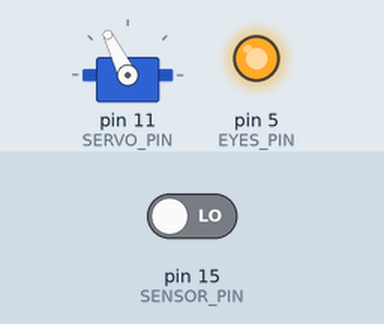
Bench run of a sketch on a simulated Arduino Uno, built with avr-gcc and run on an emulated ATmega328P. Shown: servo, output pins drawn as LEDs (lit = HIGH). Wiring (inferred from the names in the program): servo: signal pin 11. Inputs (shaded band) come from the test bench; at power-on: pin 15 (SENSOR_PIN) LOW. Servo pulses on a pin are drawn as a servo (544–2400 µs = 0–180°); pins used as bus, display or sensor lines are not drawn.

Above: at 1.26 s.
1.3 s: pin 15 (SENSOR_PIN) driven HIGH
At 2.5 s:
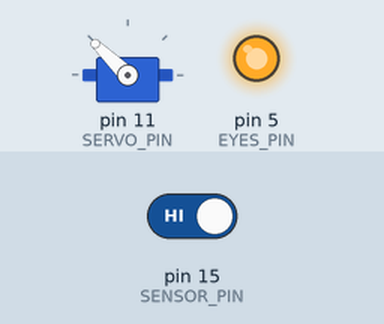
Timing chart, 0 to 4.3 s (numbered marks = the images above; inputs shaded):
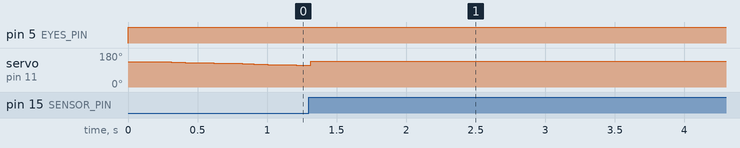

Measured:
- after the input at 1.3 s, pin 5 (EYES_PIN): stays HIGH (without the input it goes to LOW after 2.0 s)

The sketch:

devil-box.ino
```cpp
#include <avr/interrupt.h>
#include <avr/io.h>
#define uchar unsigned char

//#define DBG
//#define NEGATIVE_LOGIC

#ifdef NEGATIVE_LOGIC
 #define PHIGH  LOW   // levels are swapped in negative logic
 #define PLOW   HIGH
#else
  #define PHIGH HIGH
  #define PLOW  LOW
#endif

#define EYES_PIN          5     // D5   active L
 #define EYES_ACTIVE      LOW
 #define EYES_INACTIVE    HIGH
#define PWROFF_PIN        14    // A0   N: L->shutdown; P:H->shutdown
 #define PWROFF_ACTIVE    PHIGH
 #define PWROFF_INACTIVE  PLOW
#define SENSOR_PIN        15    // A1   N: L=box is open; P: H=box is open
  #define SENSOR_ACTIVE   PHIGH // door opened
  #define SENSOR_INACTIVE PLOW  // door closed
#define SERVO_PIN         11    // D11  PWM OCR2A (PB3)


#define SENSOR_TO 0 // [ms] sensor signal glitches protection period

#ifdef DBG
 #define dbg(a) Serial.print(a)
 #define dbgln(a) Serial.println(a)
 #define LED1  PORTB|=1<<5
 #define LED0  PORTB&=~(1<<5)
 #define LED_  DDRB|=1<<5
#else
 #define dbg(a)   do {} while(0)
 #define dbgln(a) do {} while(0)
 #define LED1     do {} while(0)
 #define LED0     do {} while(0)
 #define LED_     do {} while(0)
#endif

//#define TRY(fnc, debugMsg) do if (fnc) return true; while(0)
#define TRY(fnc) do if (fnc) return true; while(0)


/* delay sensitive to box open */

#define BOX_UNKNOWN 0xAA
#define BOX_OPEN    PHIGH
#define BOX_CLOSE   PLOW
char boxState=BOX_UNKNOWN;

bool safeDelay(unsigned ms) {
  unsigned long t;
  unsigned long limit=millis()+ms;
  do {
    t=millis();
    static unsigned long nextPossibleChangeTime=0;
    static char prevState=BOX_UNKNOWN;

    char newState=digitalRead(SENSOR_PIN);
    if (newState) LED1; else LED0;
    if (nextPossibleChangeTime<t) boxState=newState;

    if (prevState!=newState) {
      prevState=newState;
      nextPossibleChangeTime=t+SENSOR_TO;
    }

    if (boxState==BOX_OPEN) {
        dbg("box=");dbg((int)boxState);
        dbgln(" safeDelay returns TRUE!");
        return true;
    }
  } while (t<limit);
  return false;
}

/* servo management */

// servo SG90 expects input signal range 1.5-2.0 ms (T2 value: 96-128)
#define T2_CLOCK      6       // clock=clk/256=16us=62.5 kHz   T2_overflow=4.096ms=244Hz
#define T2_CLK_US     16      // T2 clock [us] (based on T2_CLOCK)
#define SERVO_PERIOD  20      // [ms] minimum PWM period for servo (from SG90 datasheet)
#define T2_DELAY_LOOPS ((SERVO_PERIOD)*1000/(T2_CLK_US)/256+1) // minimum T2 overflows per PWM pulse
#define REPEAT_FACTOR 10      //

class Servo {
  static uchar volatile servoLast;    // last value submitted to servo
  static uchar volatile servoValue;   // value to be submitted
  static uchar volatile servoRepeat;  // number of times the servo should be set (to ensure stability)
  static uchar volatile servoDelay;   // number of timer periods until the next possible pulse

  protected:
  void servoAngle(uchar angle) {
    servoValue=angle;
    TCCR2B=T2_CLOCK;  // start timer if not running
  }

  Servo() {
    pinMode(SERVO_PIN, OUTPUT); digitalWrite(SERVO_PIN, LOW);
//    DDRB|=1<<PB3; PORTB&=~(1<<PB3); // much more efficient variant of the line above
    TCCR2B=0;       // stop timer
    TCNT2=0xFE;     // next interrupt will arrive soon
    servoDelay=1;   // need not to wait
    TIFR2=7;        // clear all pending interrupts
    TIMSK2=0x03;    // enable int on OC2A + TOVF2
    TCCR2A=0x03;    // stop output
  }

  public: static inline void timerOverflow() { // executed when TCNT2 becomes 0x00
    if (!--servoDelay) {
      if (servoValue!=servoLast) servoRepeat=REPEAT_FACTOR+1;  // new value?
      if (--servoRepeat) {  // servoRepeat the same value to ensure propper servo angle
        OCR2A=servoLast=servoValue;
        servoDelay=T2_DELAY_LOOPS+1;
        TCCR2A=0x83;        // OCR2A: set on BOTTOM and clear on compare match
        TCNT2=0xFF;         // update of OCR2A and start of pulse happens when TCNT2:0xFF->0x00
      } else {
        TCCR2B=0;           // stop timer
        TCNT2=0xFE;         // prepare for quick overflow
        servoDelay=1;       // no delay needed after overflow
        TCCR2A=0x03;        // stop output
      }
    }
  }
};
volatile uchar Servo::servoLast, Servo::servoValue, Servo::servoRepeat, Servo::servoDelay;

// vector 7
ISR(TIMER2_COMPA_vect) { TCCR2A=3; };   // stop output, but keep counting
// vector 9
ISR(TIMER2_OVF_vect)   { Servo::timerOverflow(); };


/********************** DOOR **************/

class Door : protected Servo {
  private:
    static const uchar DOORCLOSE = 120;
    static const uchar DOOROPEN  = 90;
    static const int SPEED     = 600;   // steps/min

  protected:
  Door() : Servo() {
    servoAngle(DOORCLOSE);
  }

  bool open() {
    const char direction=DOORCLOSE<DOOROPEN ? 1 : -1;
    uchar angle = DOORCLOSE;
    dbgln("Door::open()");
    TRY(safeDelay(0));      // do not touch servo, if the box is manipulated
    while(angle!=DOOROPEN) {
      angle+=direction;
      servoAngle(angle);
      TRY(safeDelay(60000/SPEED));
    }
    dbgln("Door::open()->false");
    return false;
  }

  void close() {
    servoAngle(DOORCLOSE);
  }
};

class Devil : protected Door {
  static const uchar TotalShows = 3;                // a show = open door + blink eyes + close door
  static const uchar TotalActivities = 3;           // an activity = several shows
  static const int DelayBeforeFirstBlink = 300;     // delay between door open and first eye blink
  static const int DelayBetweenShows = 5000;        // delay between door close and next door open
  static const int DelayBetweenActivities = 30000;  // after a time the devil wakes up again
  static const int DelayAfterDoorClose = 30000;     // the first activity after user touches a box

  public:
  Devil() : Door() {
    pinMode(EYES_PIN, OUTPUT);
    digitalWrite(EYES_PIN, EYES_INACTIVE);
  }

  private:
  bool blinkEyes(uchar count) {
    //                   ON  OFF ON  OFF ON  END
    unsigned timing[] = {700,500,300,200,800,0};
    dbg("Devil::blinkEyes(");dbg((int)count);dbgln(")");
    count<<=1;

    for(uchar i=0; --count; i++) {
      unsigned ms;
      ms=timing[i];
      if (!ms) break;
      digitalWrite(EYES_PIN, i&1 ? EYES_INACTIVE : EYES_ACTIVE);
      if (safeDelay(ms)) break;
    };
    digitalWrite(EYES_PIN, EYES_INACTIVE);
    dbg("Devil::blinkEyes()->"); dbgln(count>0 ? "true" : "false");
    return count>0;
  }

  bool show(uchar n) {
    dbg("Devil::show(");dbg((int)n);dbgln(")");
    if (!open())
      if (!safeDelay(DelayBeforeFirstBlink))
        if (!blinkEyes(n)) {
          close();
          dbgln("Devil::show()->false");
          return false;
        }
    close();
    return true;
  }

  bool activity() {
    dbgln("Devil::activity()");
    for(uchar n=1;n<=TotalShows;n++) {
      TRY(show(n));
      TRY(safeDelay(DelayBetweenShows));
    }
    dbgln("Devil::activity() -> false");
    return false;
  }

  bool allActivities() {
    dbgln("Devil::allActivities()");
    for(uchar n=TotalActivities; --n;) {
      TRY(activity());
      TRY(safeDelay(DelayBetweenActivities));
    }
    return activity();
  }

  void waitForBoxClose() {
    do {
      delay(1000);  // not to be too fast loop for debug messages
      dbgln("waiting for door close");
    } while (safeDelay(DelayAfterDoorClose));
    dbgln("door closed by the user -> continue");
  }

  public:
  void go() {
    while (allActivities()) waitForBoxClose();
  }

  ~Devil() {
    dbgln("POWEROFF");
    LED1;
    delay(1000);  // stabilize power from servo glithes
    pinMode(PWROFF_PIN, OUTPUT);
    digitalWrite(PWROFF_PIN, PWROFF_ACTIVE);
    safeDelay(65535); // this should never happen
  }
};


void setup() {
#ifdef DBG
  Serial.begin(115200);
  Serial.println("Debug initialized.");
  LED_;
#endif
  pinMode(SENSOR_PIN, INPUT);
}

void loop() {
  Devil devil;
  dbgln("main loop starts");
  devil.go();
}
```
